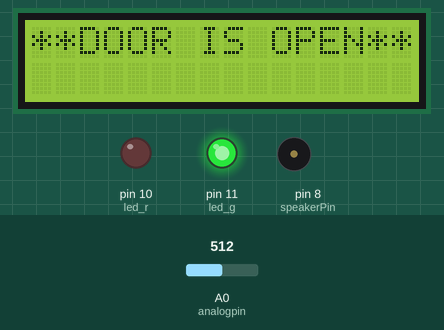
Recording of a sketch running on a simulated Arduino Uno, built with avr-gcc and run on an emulated ATmega328P. Parts: 16×2 character LCD, output pins drawn as LEDs (lit = HIGH), buzzer (waves = sounding). The inputs (shaded band) are chosen by the test bench; at power-on: A0 (analogpin) = 512. What the sketch prints to the serial monitor is not drawn.

Above: at 1.03 s.
1.3 s: A0 (analogpin) set to 481
4.0 s: A0 (analogpin) set to 461
At 4.37 s:
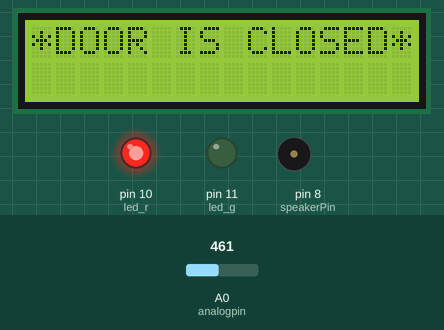
6.0 s: A0 (analogpin) set to 480
At 6.29 s:
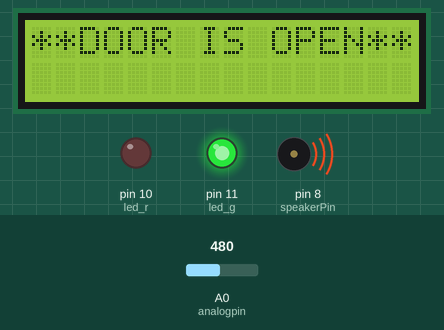
7.5 s: A0 (analogpin) set to 460
At 7.67 s:
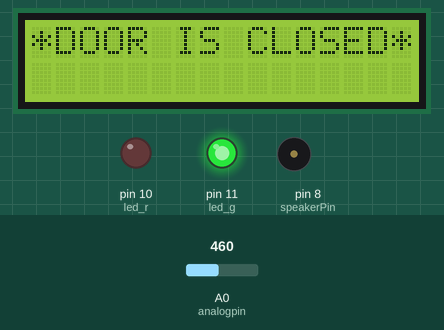
10.0 s: A0 (analogpin) set to 511
At 10.28 s:
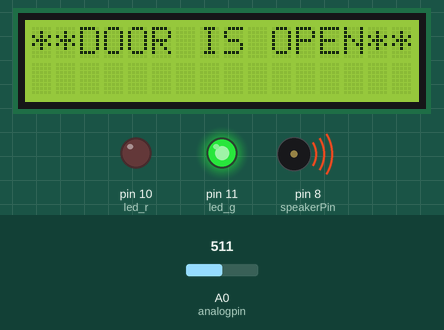
Timing chart, 0 to 13.2 s (numbered marks = the images above; inputs shaded):
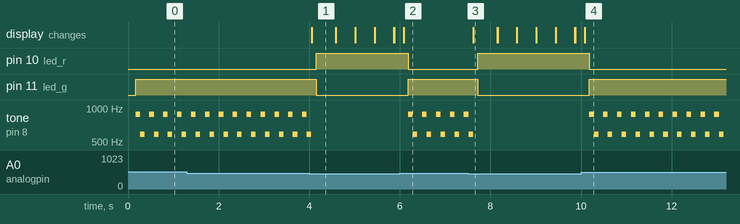

The sketch:

_27.02.18_2.ino
```cpp
#define analogpin 0
#define led_r 10
#define led_g 11
#include <LiquidCrystal.h>
LiquidCrystal lcd(2,3,4,5,6,7);
int val;

#define speakerPin 8
#define t 100
#define A5 880
#define D5 587.33
byte i;
int tav[]={A5,D5};
int Time[]={t,t};

void setup()
{
 Serial.begin(9600);
 lcd.begin(16,2);
 pinMode(analogpin,INPUT);
 pinMode(led_r ,OUTPUT);
 pinMode(led_g ,OUTPUT);
 pinMode(8, OUTPUT);
}

void loop()
{
 lcd.clear();
 val = analogRead (analogpin);
 Serial.println (val);
 if(val<470)
{
  lcd.println("*DOOR IS CLOSED*");
  delay(100);
  lcd.clear();
  digitalWrite(led_r ,1);
  digitalWrite(led_g ,0);
}
else
{
  lcd.print("**DOOR IS OPEN**");
  delay(100);
  digitalWrite(led_g ,1);
  digitalWrite(led_r ,0);

for (i=0;i<=1;i++)
  {
  tone (speakerPin, tav[i]);
  delay(Time[i]);
  noTone (speakerPin);
  delay(1);
  }
}
}
```

Measured:
- the behaviour switches between 470 and 469 on A0 (analogpin) (found by bisection; images 0 and 1)
- after the input at 4.0 s, pin 10 (led_r): LOW → HIGH after 0.16 s; pin 11 (led_g): HIGH → LOW after 0.16 s; tone on pin 8 (speakerPin): goes on until 4.0 s, then stays silent; the display: changes after 0.05 s (image 1)
- after the input at 6.0 s, pin 10 (led_r): HIGH → LOW after 0.19 s; pin 11 (led_g): LOW → HIGH after 0.19 s; tone on pin 8 (speakerPin): silent → 880 Hz after 0.19 s, then repeats every 0.31 s: 587 Hz 0.10 s, silent 0.11 s, 880 Hz 0.10 s; the display: changes after 0.09 s (image 2)
- after the input at 7.5 s, pin 10 (led_r): LOW → HIGH after 0.22 s; pin 11 (led_g): HIGH → LOW after 0.22 s; tone on pin 8 (speakerPin): goes on until 7.6 s, then stays silent; the display: changes after 0.12 s (image 3)
- after the input at 10.0 s, pin 10 (led_r): HIGH → LOW after 0.19 s; pin 11 (led_g): LOW → HIGH after 0.19 s; tone on pin 8 (speakerPin): silent → 880 Hz after 0.19 s, then repeats every 0.31 s: 587 Hz 0.10 s, silent 0.11 s, 880 Hz 0.10 s; the display: changes after 0.09 s (image 4)
- by itself, tone on pin 8 (speakerPin): repeats every 0.31 s: 587 Hz 0.10 s, silent 0.11 s, 880 Hz 0.10 s
- what the display in image 1 shows lasts 0.5 s, from 4.1 s to 4.6 s
